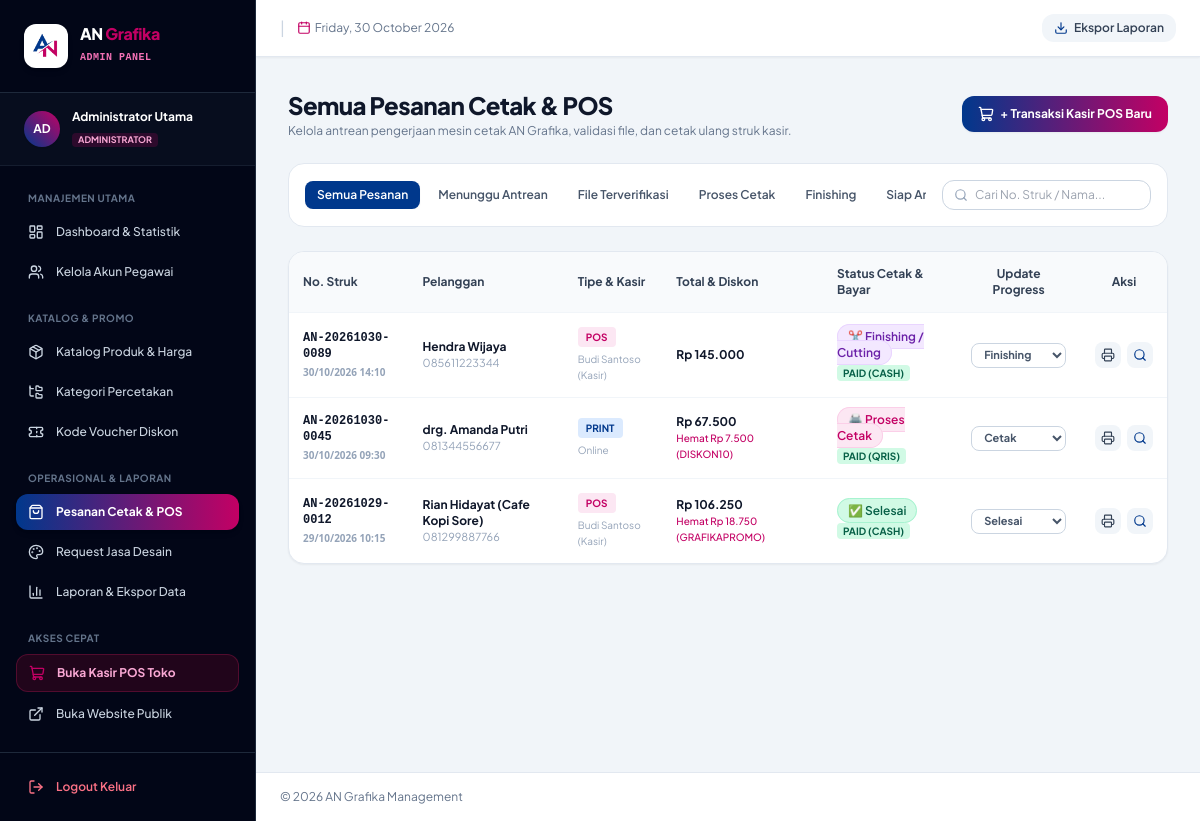
The app's page /admin/orders.php (signed in) with its own data.
### tables this page shows
CREATE TABLE `orders` (
  `id` INT AUTO_INCREMENT PRIMARY KEY,
  `receipt_no` VARCHAR(60) NOT NULL UNIQUE,
  `order_type` ENUM('print', 'design', 'pos') NOT NULL DEFAULT 'print',
  `customer_name` VARCHAR(100) NOT NULL,
  `customer_phone` VARCHAR(25) NOT NULL,
  `customer_email` VARCHAR(100) DEFAULT NULL,
  `subtotal` DECIMAL(12,2) NOT NULL DEFAULT 0.00,
  `voucher_code` VARCHAR(50) DEFAULT NULL,
  `discount_amount` DECIMAL(12,2) NOT NULL DEFAULT 0.00,
  `total_amount` DECIMAL(12,2) NOT NULL DEFAULT 0.00,
  `paid_amount` DECIMAL(12,2) NOT NULL DEFAULT 0.00,
  `change_amount` DECIMAL(12,2) NOT NULL DEFAULT 0.00,
  `payment_method` ENUM('cash', 'qris', 'transfer', 'debit') NOT NULL DEFAULT 'cash',
  `payment_status` ENUM('unpaid', 'paid', 'dp') NOT NULL DEFAULT 'paid',
  `production_status` ENUM('pending', 'verified', 'printing', 'finishing', 'ready', 'completed', 'cancelled') NOT NULL DEFAULT 'pending',
  `delivery_type` ENUM('pickup', 'delivery') NOT NULL DEFAULT 'pickup',
  `delivery_address` TEXT DEFAULT NULL,
  `notes` TEXT DEFAULT NULL,
  `staff_id` INT DEFAULT NULL,
  `created_at` DATETIME DEFAULT CURRENT_TIMESTAMP,
  `updated_at` DATETIME DEFAULT CURRENT_TIMESTAMP ON UPDATE CURRENT_TIMESTAMP,
  FOREIGN KEY (`staff_id`) REFERENCES `users`(`id`) ON DELETE SET NULL
);

CREATE TABLE `users` (
  `id` INT AUTO_INCREMENT PRIMARY KEY,
  `name` VARCHAR(100) NOT NULL,
  `username` VARCHAR(50) NOT NULL UNIQUE,
  `email` VARCHAR(100) NOT NULL,
  `password` VARCHAR(255) NOT NULL,
  `role` ENUM('admin', 'pegawai') NOT NULL DEFAULT 'pegawai',
  `phone` VARCHAR(20) DEFAULT NULL,
  `status` ENUM('active', 'inactive') NOT NULL DEFAULT 'active',
  `created_at` DATETIME DEFAULT CURRENT_TIMESTAMP
);

### admin/orders.php (the view, shortened to what this page needs)
<?php
require_once __DIR__ . '/../includes/admin_header.php';
$statusFilter = $_GET['status'] ?? 'all';
$searchQuery = trim($_GET['q'] ?? '');
$orders = [];
try {
    $db = getDB();
    $sql = "SELECT o.*, u.name as staff_name FROM orders o LEFT JOIN users u ON o.staff_id = u.id WHERE 1=1";
    $params = [];
    $sql .= " ORDER BY o.id DESC";
    $stmt = $db->prepare($sql);
    $stmt->execute($params);
    $orders = $stmt->fetchAll();
} catch (Exception $e) {
}
?>
<div class="space-y-6">
    <div class="flex flex-col sm:flex-row sm:items-center justify-between gap-4">
        <div>
            <h1 class="text-2xl font-black text-slate-900 tracking-tight">Semua Pesanan Cetak & POS</h1>
            <p class="text-xs text-slate-500 mt-0.5">Kelola antrean pengerjaan mesin cetak AN Grafika, validasi file, dan cetak ulang struk kasir.</p>
        </div>
        <div class="flex items-center gap-2">
            <a href="../staff/pos.php" target="_blank" class="inline-flex items-center gap-1.5 px-4 py-2.5 rounded-xl text-xs font-bold text-white bg-gradient-to-r from-[#00388C] to-[#C30064] hover:opacity-95 shadow-sm transition">
                <i data-lucide="shopping-cart" class="w-4 h-4"></i>
                <span>+ Transaksi Kasir POS Baru</span>
            </a>
        </div>
    </div>
    <div class="bg-white p-4 rounded-2xl border border-slate-200 flex flex-col md:flex-row md:items-center justify-between gap-4 text-xs">
        <div class="flex items-center gap-1.5 overflow-x-auto pb-1 md:pb-0">
            <?php
            $filterTabs = [
                'all'       => 'Semua Pesanan',
                'pending'   => 'Menunggu Antrean',
                'verified'  => 'File Terverifikasi',
                'printing'  => 'Proses Cetak',
                'finishing' => 'Finishing',
                'ready'     => 'Siap Ambil/Kirim',
                'completed' => 'Selesai'
            ];
            foreach ($filterTabs as $fKey => $fLabel):
            ?>
                <a href="orders.php?status=<?= $fKey; ?>" class="px-3 py-1.5 rounded-lg shrink-0 transition font-semibold <?= $statusFilter === $fKey ? 'bg-[#00388C] text-white shadow-sm' : 'text-slate-600 hover:bg-slate-100'; ?>">
                    <?= $fLabel; ?>
                </a>
            <?php endforeach; ?>
        </div>
        <form action="orders.php" method="GET" class="w-full md:w-64">
            <div class="relative">
                <i data-lucide="search" class="w-3.5 h-3.5 text-slate-400 absolute left-3 top-1/2 -translate-y-1/2"></i>
                <input type="text" name="q" value="<?= htmlspecialchars($searchQuery); ?>" placeholder="Cari No. Struk / Nama..." class="w-full pl-8 pr-3 py-1.5 rounded-xl border border-slate-300 text-xs focus:ring-2 focus:ring-[#00388C] focus:outline-none">
            </div>
        </form>
    </div>
    <div class="bg-white rounded-2xl border border-slate-200 shadow-sm overflow-hidden">
        <div class="overflow-x-auto">
            <table class="w-full text-left text-xs text-slate-600">
                <thead class="bg-slate-50 text-slate-700 font-semibold border-b border-slate-100">
                    <tr>
                        <th class="p-3.5">No. Struk</th>
                        <th class="p-3.5">Pelanggan</th>
                        <th class="p-3.5">Tipe & Kasir</th>
                        <th class="p-3.5">Total & Diskon</th>
                        <th class="p-3.5">Status Cetak & Bayar</th>
                        <th class="p-3.5 text-center">Update Progress</th>
                        <th class="p-3.5 text-center">Aksi</th>
                    </tr>
                </thead>
                <tbody class="divide-y divide-slate-100">
                    <?php if (empty($orders)): ?>
                        <tr>
                            <td colspan="7" class="p-8 text-center text-slate-400">
                                Tidak ada data pesanan pada kriteria filter ini.
                            </td>
                        </tr>
                    <?php else: ?>
                        <?php foreach ($orders as $o): ?>
                            <tr class="hover:bg-slate-50/70 transition">
                                <td class="p-3.5 font-mono font-bold text-slate-900">
                                    <a href="../receipt.php?receipt_no=<?= urlencode($o['receipt_no']); ?>" target="_blank" class="hover:text-[#00388C] hover:underline">
                                        <?= htmlspecialchars($o['receipt_no']); ?>
                                    </a>
                                    <p class="text-[10px] text-slate-400 font-sans mt-0.5"><?= date('d/m/Y H:i', strtotime($o['created_at'])); ?></p>
                                </td>
                                <td class="p-3.5">
                                    <p class="font-bold text-slate-900"><?= htmlspecialchars($o['customer_name']); ?></p>
                                    <p class="text-[11px] text-slate-400"><?= htmlspecialchars($o['customer_phone']); ?></p>
                                </td>
                                <td class="p-3.5">
                                    <span class="inline-block px-2 py-0.5 rounded text-[10px] font-bold uppercase <?= $o['order_type'] === 'pos' ? 'bg-pink-100 text-[#C30064]' : ($o['order_type'] === 'design' ? 'bg-indigo-100 text-[#00388C]' : 'bg-blue-100 text-[#00388C]'); ?>">
                                        <?= strtoupper($o['order_type']); ?>
                                    </span>
                                    <p class="text-[10px] text-slate-400 mt-1"><?= htmlspecialchars($o['staff_name'] ?? 'Online'); ?></p>
                                </td>
                                <td class="p-3.5 font-bold text-slate-900">
                                    <?= formatRupiah($o['total_amount']); ?>
                                    <?php if ((float)$o['discount_amount'] > 0): ?>
                                        <p class="text-[10px] text-[#C30064] font-medium">Hemat <?= formatRupiah($o['discount_amount']); ?> (<?= htmlspecialchars($o['voucher_code']); ?>)</p>
                                    <?php endif; ?>
                                </td>
                                <td class="p-3.5 space-y-1">
                                    <div><?= getStatusBadge($o['production_status'], 'production'); ?></div>
                                    <span class="inline-block px-1.5 py-0.2 rounded text-[10px] font-bold uppercase <?= $o['payment_status'] === 'paid' ? 'bg-emerald-100 text-emerald-800' : 'bg-amber-100 text-amber-800'; ?>">
                                        <?= strtoupper($o['payment_status']); ?> (<?= strtoupper($o['payment_method']); ?>)
                                    </span>
                                </td>
                                <td class="p-3.5 text-center">
                                    <form method="POST" class="inline-flex items-center gap-1">
                                        <select name="production_status" onchange="this.form.submit()" class="px-2 py-1 rounded-lg border border-slate-300 text-[11px] font-bold bg-white focus:outline-none focus:ring-1 focus:ring-[#00388C]">
                                            <option value="printing" <?= $o['production_status'] === 'printing' ? 'selected' : ''; ?>>Cetak</option>
                                            <option value="finishing" <?= $o['production_status'] === 'finishing' ? 'selected' : ''; ?>>Finishing</option>
                                            <option value="completed" <?= $o['production_status'] === 'completed' ? 'selected' : ''; ?>>Selesai</option>
                                        </select>
                                    </form>
                                </td>
                                <td class="p-3.5 text-center">
                                    <div class="flex items-center justify-center gap-1.5">
                                        <a href="../receipt.php?receipt_no=<?= urlencode($o['receipt_no']); ?>" target="_blank" title="Cetak Struk Kasir" class="p-1.5 rounded-lg bg-slate-100 hover:bg-slate-200 text-slate-700 transition">
                                            <i data-lucide="printer" class="w-3.5 h-3.5"></i>
                                        </a>
                                        <a href="../track.php?receipt_no=<?= urlencode($o['receipt_no']); ?>" target="_blank" title="Halaman Pelacakan" class="p-1.5 rounded-lg bg-slate-100 hover:bg-blue-100 text-[#00388C] transition">
                                            <i data-lucide="search" class="w-3.5 h-3.5"></i>
                                        </a>
                                    </div>
                                </td>
                            </tr>
                        <?php endforeach; ?>
                    <?php endif; ?>
                </tbody>
            </table>
        </div>
    </div>
</div>
<?php require_once __DIR__ . '/../includes/admin_footer.php'; ?>

### includes/functions.php (shortened to what this page needs)
<?php
function formatRupiah($amount) {
    return 'Rp ' . number_format((float)$amount, 0, ',', '.');
}
function getStatusBadge($status, $type = 'production') {
    if ($type === 'production') {
        switch ($status) {
            case 'printing':
                return '<span class="px-2.5 py-1 text-xs font-semibold rounded-full bg-pink-100 text-[#C30064] border border-pink-200 animate-pulse">🖨️ Proses Cetak</span>';
            case 'finishing':
                return '<span class="px-2.5 py-1 text-xs font-semibold rounded-full bg-purple-100 text-purple-800 border border-purple-200">✂️ Finishing / Cutting</span>';
            case 'completed':
                return '<span class="px-2.5 py-1 text-xs font-semibold rounded-full bg-emerald-100 text-emerald-800 border border-emerald-200">✅ Selesai</span>';
        }
    }
    return '';
}

### includes/admin_header.php (style rules this page uses)
body { font-family: 'Plus Jakarta Sans', sans-serif; }

### records on screen
orders: receipt_no "AN-20261030-0089", created_at "30/10/2026 14:10", customer_name "Hendra Wijaya", customer_phone "085611223344", order_type "POS", staff.name "Budi Santoso (Kasir)", total_amount "Rp 145.000", shows "✂️ Finishing / Cutting", payment_status "PAID", payment_method "CASH", production_status "Finishing"
orders: receipt_no "AN-20261030-0045", created_at "30/10/2026 09:30", customer_name "drg. Amanda Putri", customer_phone "081344556677", order_type "PRINT", staff_name "Online", total_amount "Rp 67.500", discount_amount "Rp 7.500", voucher_code "DISKON10", shows "🖨️ Proses Cetak", payment_status "PAID", payment_method "QRIS", production_status "Cetak"
orders: receipt_no "AN-20261029-0012", created_at "29/10/2026 10:15", customer_name "Rian Hidayat (Cafe Kopi Sore)", customer_phone "081299887766", order_type "POS", staff.name "Budi Santoso (Kasir)", total_amount "Rp 106.250", discount_amount "Rp 18.750", voucher_code "GRAFIKAPROMO", shows "✅ Selesai", payment_status "PAID", payment_method "CASH", production_status "Selesai"

### other values on screen
substr($currentUser['name'], 0, 2) "AD"
$currentUser['name'] "Administrator Utama"
$fLabel "Semua Pesanan"
$fLabel "Menunggu Antrean"
$fLabel "File Terverifikasi"
$fLabel "Proses Cetak"
$fLabel "Finishing"
$fLabel "Siap…"
